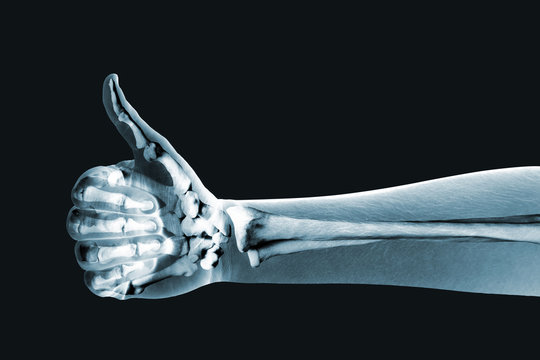
%> input picture MIAP_HW1/pca_xray.jpg, 540 x 360 px
$ octave MIAP_CHW1_Q7.m   (GNU Octave 9; MATLAB toolbox functions it lacks are replaced by stand-ins)
%> lines starting %> are read from the running program, lines starting %| are printed output that depends on the picture
close all;
clear;

Img = im2double(rgb2gray(imread('pca_xray.jpg')));
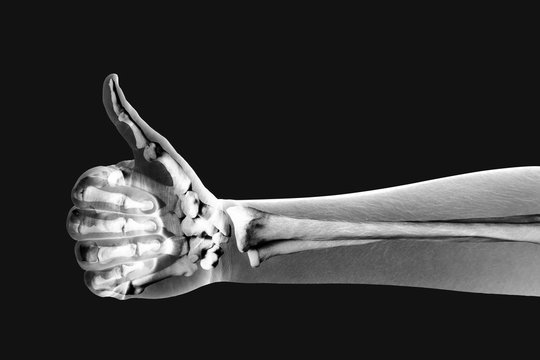
%> Img: size 360x540 double; min 0, max 1, mean 0.203

Img = Img / max(Img(:));

K = [4, 10, 20, 50, 100, 256];

[~, Recounstructed] = SVD_image(Img, [50], "Reconstructed");
%> the loop in SVD_image, `for i=1:length(K)` made 1 pass
%> MSE_k on pass 1: 0.000439
%| 4.3885e-04
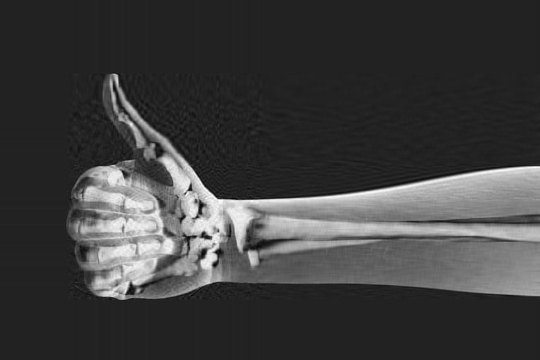
%> Recounstructed: size 360x540 double; min -0.0889, max 1.09, mean 0.203; drawn with min black and max white

figure
subplot(1, 2, 1)
imshow(Img)
title('Original')
subplot(1, 2, 2)
imshow(Recounstructed)
title('Reconstructed')
saveas(gcf,'PCA50.png');

[MSE, ~] = SVD_image(Img, K, "PCA compression");
%> call 2 of SVD_image, with K = [4 10 20 50 100 256], name = 'PCA compression'
%> the loop in SVD_image (call 2), `for i=1:length(K)` made 6 passes
%> MSE_k on passes 1 to 6: 0.00809, 0.00427, 0.00201, 0.000439, 7.93e-05, 5.62e-30
%| 8.0855e-03
%| 4.2685e-03
%| 2.0073e-03
%| 4.3885e-04
%| 7.9276e-05
%| 5.6198e-30
%> after the loop in SVD_image (call 2), `for i=1:length(K)`: MSE = [0.00809; 0.00427; 0.00201; 0.000439; 7.93e-05; 5.62e-30]; h = [-122.8 -125 -130.8 -136.8 -142.1 -148.6]
%> after the loop in SVD_image (call 2), `for i=1:length(K)`:
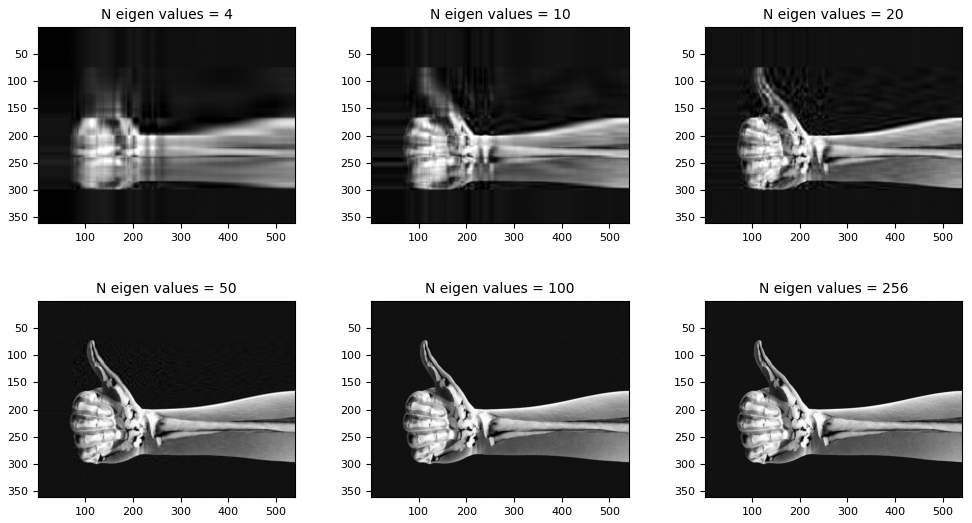
%> figure redrawn from the program's plot data, 6 panels

figure
plot(K, MSE);
title("PCA compression")
xlabel("Number of eigen values")
ylabel("error")
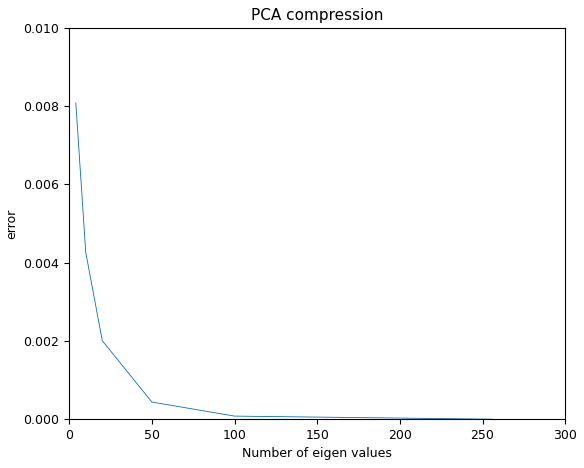
%> figure redrawn from the program's plot data
saveas(gcf, 'error_pca.png');

function [MSE, Img_reconstructed]  = SVD_image(Img, K, name)
    % SVD decomposition
    [U, S, V] = svd(Img);

    MSE = zeros(length(K), 1);

    figure;
    h  = [];
    title(name)

    for i=1:length(K)
        k = K(i);

        % Reconstructing image using the first k singular values
        Img_reconstructed = U(:, 1:k)* S(1:k, 1:k)* V(:, 1:k)';

        % Calculating MSE
        MSE_k = immse(Img, Img_reconstructed);

        disp("mse k = "+ int2str(k))
        disp(MSE_k)
        MSE(i) = MSE_k;

        m = sqrt(length(K));
        h(i) = subplot(floor(m),ceil(m),i);

        image(Img_reconstructed*256,'Parent',h(i));
        title(["N eigen values = " + string(k)])
        colormap(gray(256));

    end
    saveas(gcf,'PCA.png');

end

$ run again, with MIAP_HW1/hand_xray.jpg copied over MIAP_HW1/pca_xray.jpg
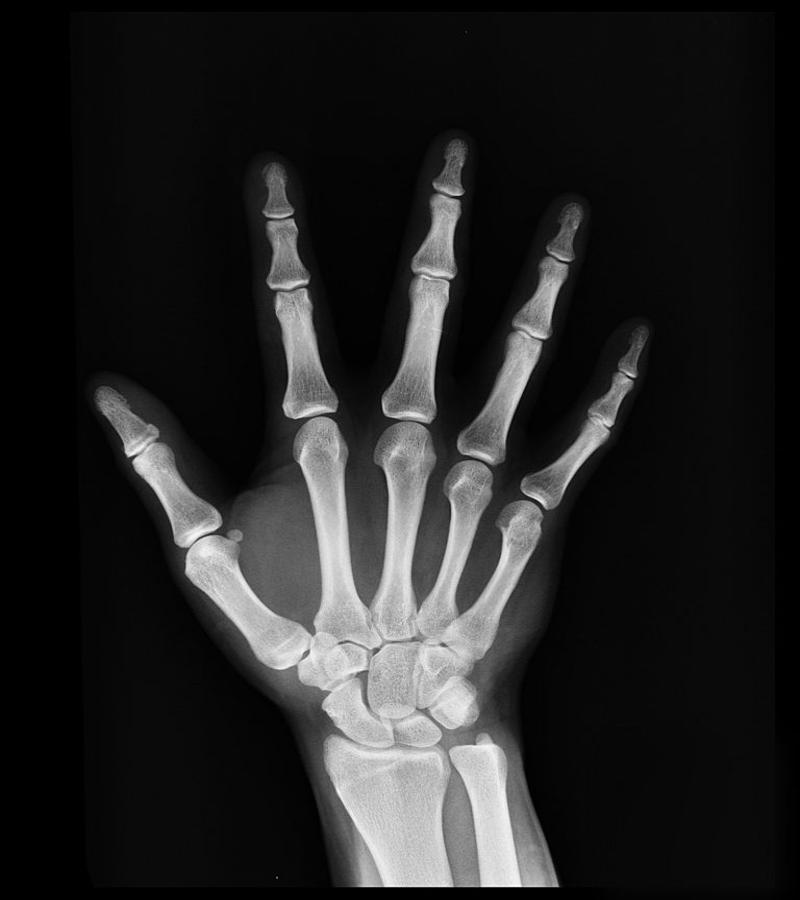
%> input picture MIAP_HW1/hand_xray.jpg, 800 x 900 px
%> the loop in SVD_image, `for i=1:length(K)` made 1 pass
%> MSE_k on pass 1: 0.000381
%> (printed output is left out)
%> the loop in SVD_image (call 2), `for i=1:length(K)` made 6 passes
%> MSE_k on passes 1 to 6: 0.0103, 0.00284, 0.00129, 0.000381, 0.000108, 5.61e-06
%> (printed output is left out)
%> `[MSE, ~] = SVD_image(Img, K, "PCA compression");`: MSE = [0.0103; 0.00284; 0.00129; 0.000381; 0.000108; 5.61e-06]
%> `ylabel("error")`:
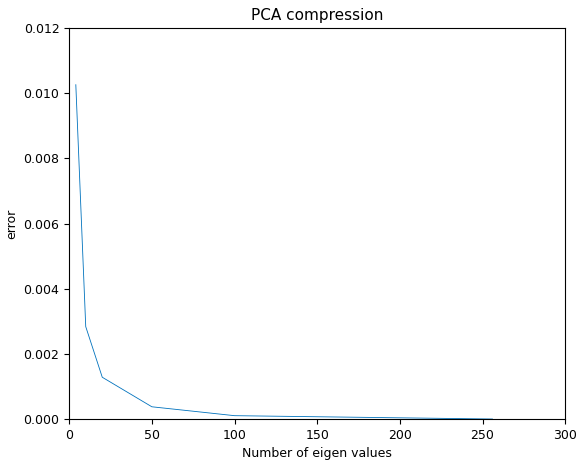
%> figure redrawn from the program's plot data
